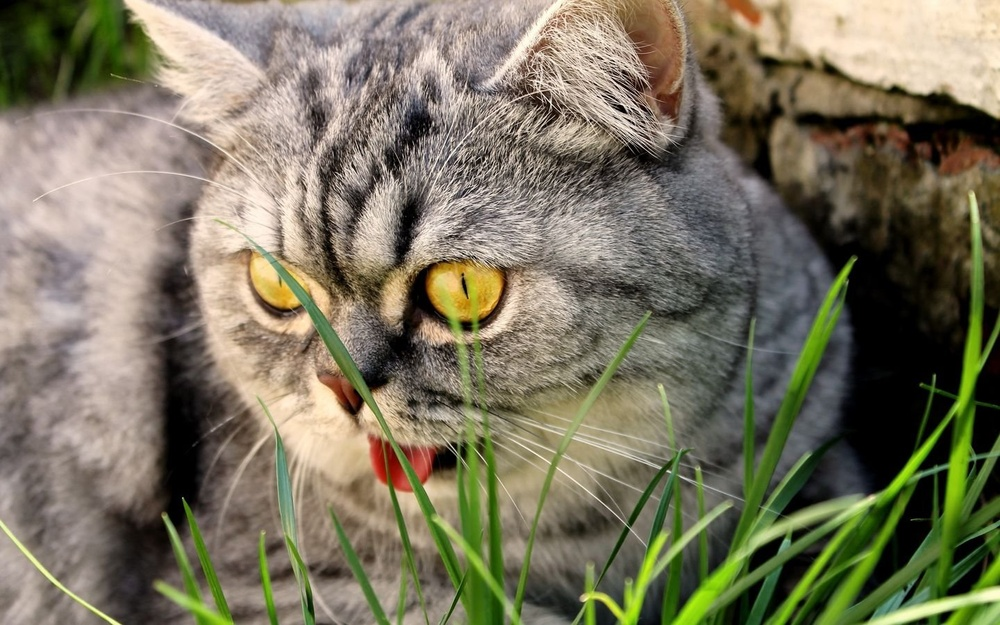
#> input picture Кот.jpg, 1000 x 625 px, shrunk from 1440 x 900 before the run
$ python 7.2.py
#> lines starting #> are read from the running program, lines starting #| are printed output that depends on the picture
from PIL import Image
i = Image.open("Кот.jpg")
#> i is the input picture: PIL image 1000x625 RGB; mean R, G, B 122.3, 116.9, 95.1
i2 = i.reduce(3)
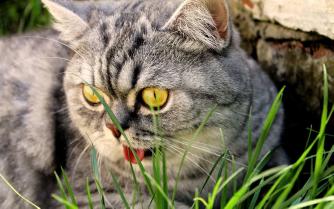
#> i2: PIL image 334x209 RGB; mean R, G, B 122.1, 116.8, 94.9
i2otzerk = i.transpose(Image.FLIP_LEFT_RIGHT)
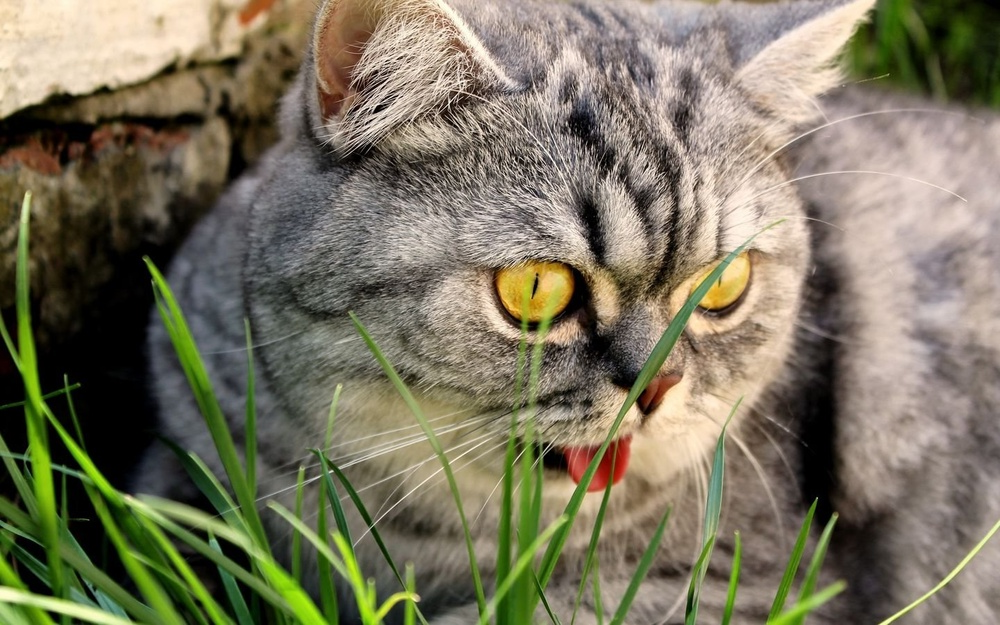
#> i2otzerk: PIL image 1000x625 RGB; mean R, G, B 122.3, 116.9, 95.1
i2vertik = i2otzerk.rotate(90)
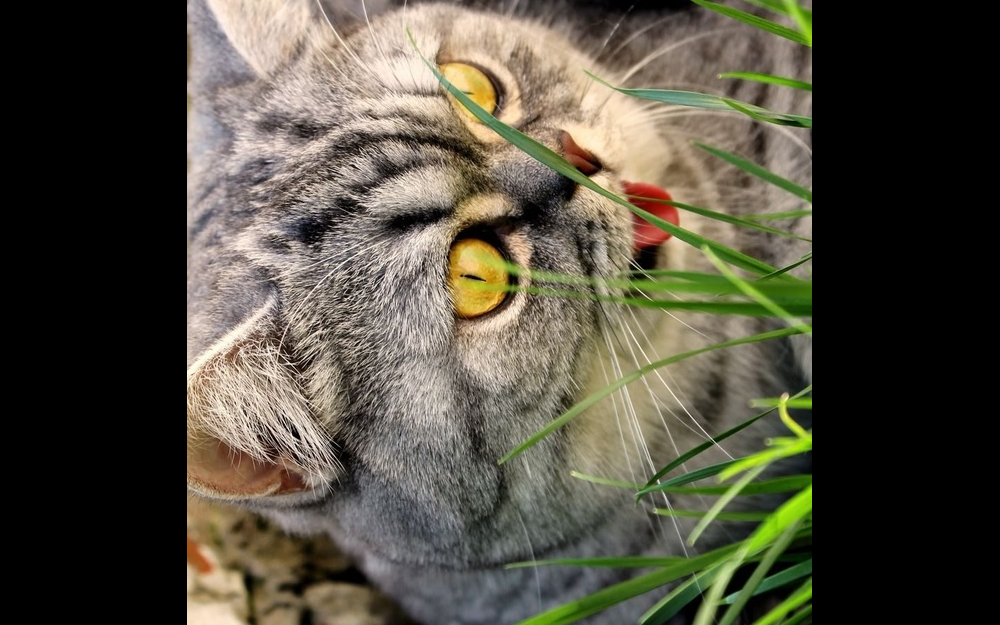
#> i2vertik: PIL image 1000x625 RGB; mean R, G, B 81.8, 77.6, 63.8
# i2.show()
# i2otzerk.show()
# i2vertik.show()
i2.save("Уменьшенный.jpg")
i2otzerk.save("Гориз+отзерк.jpg")
i2vertik.save("Вертик+отзерк.jpg")

$ run again, with 1.jpg copied over Кот.jpg
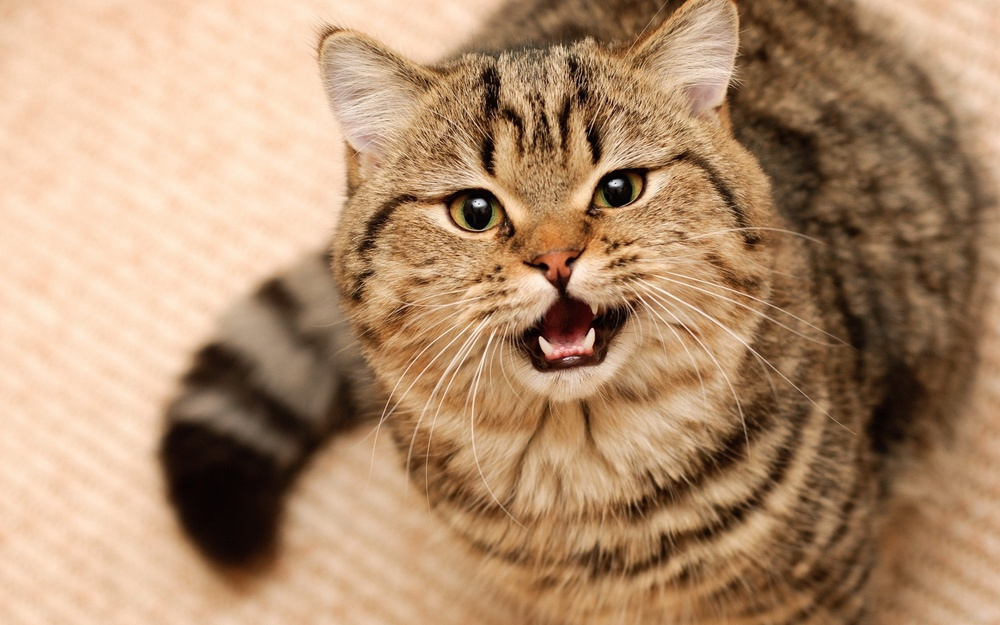
#> input picture 1.jpg, 1000 x 625 px, shrunk from 1920 x 1200 before the run
#> i is the input picture: PIL image 1000x625 RGB; mean R, G, B 176.4, 142, 110.7
#> `i2otzerk = i.transpose(Image.FLIP_LEFT_RIGHT)`:
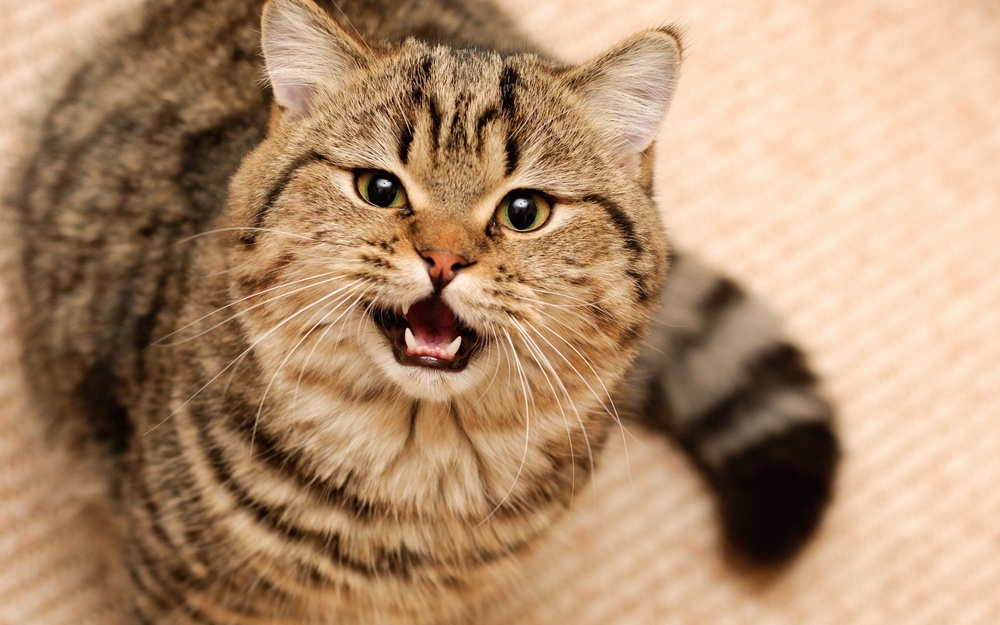
#> i2otzerk: PIL image 1000x625 RGB; mean R, G, B 176.4, 142, 110.7
#> `i2vertik = i2otzerk.rotate(90)`:
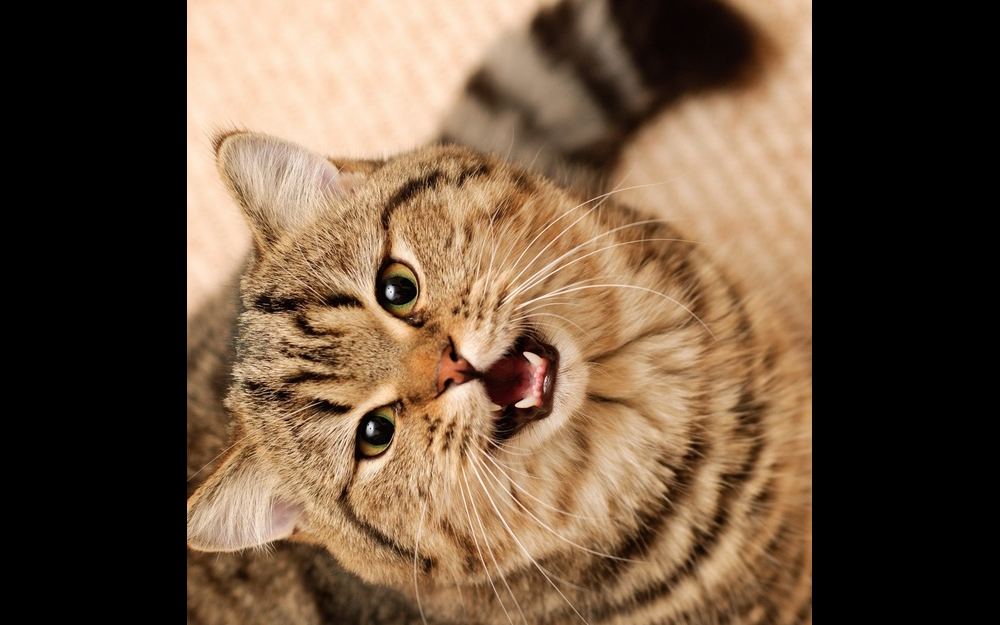
#> i2vertik: PIL image 1000x625 RGB; mean R, G, B 105.9, 83.6, 62.8

$ run again, with 2.jpg copied over Кот.jpg
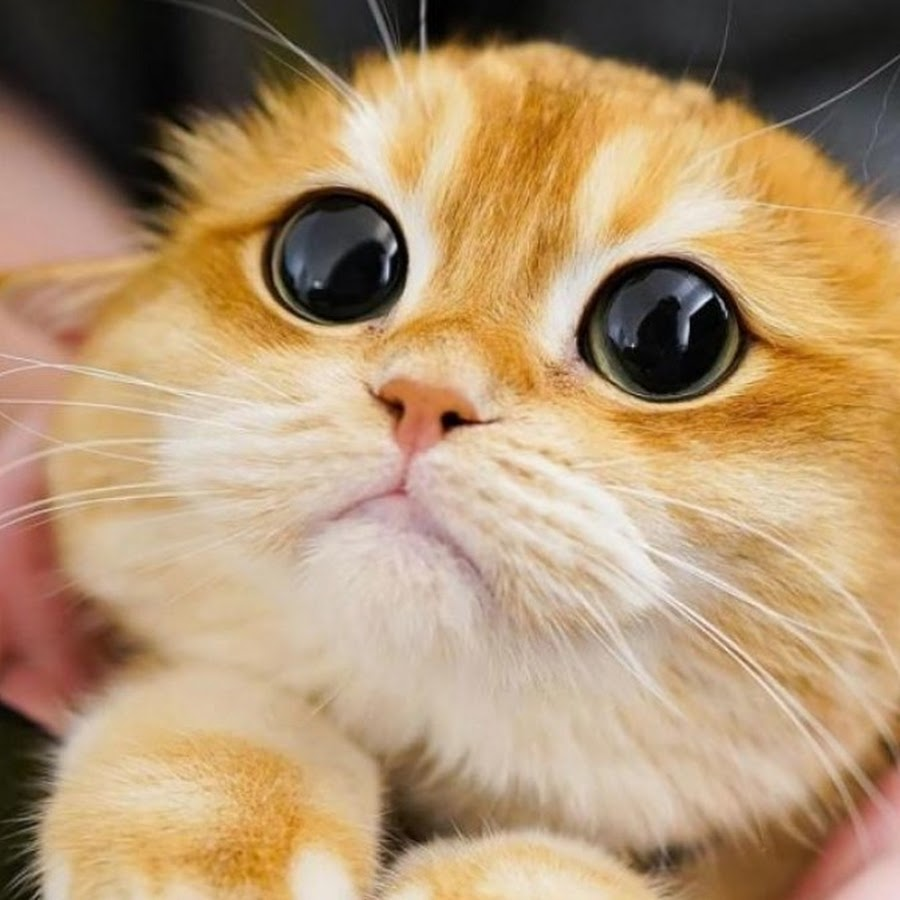
#> input picture 2.jpg, 900 x 900 px
#> i is the input picture: PIL image 900x900 RGB; mean R, G, B 176.8, 147.5, 112.2
#> `i2otzerk = i.transpose(Image.FLIP_LEFT_RIGHT)`:
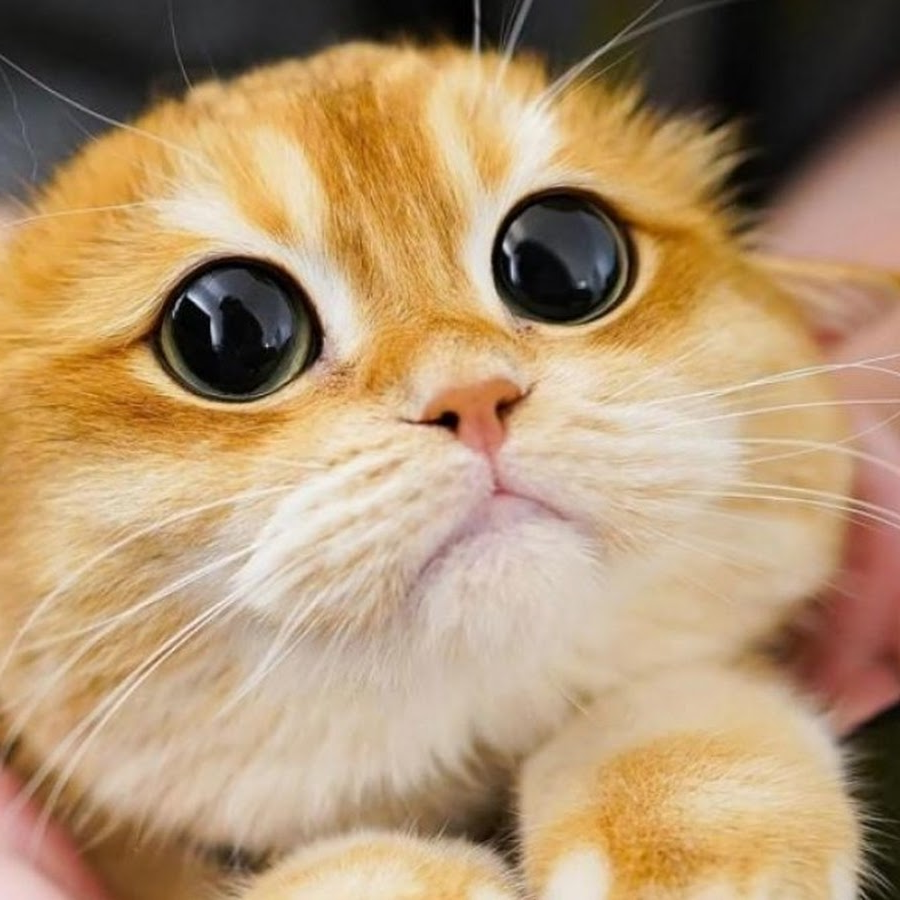
#> i2otzerk: PIL image 900x900 RGB; mean R, G, B 176.8, 147.5, 112.2
#> `i2vertik = i2otzerk.rotate(90)`:
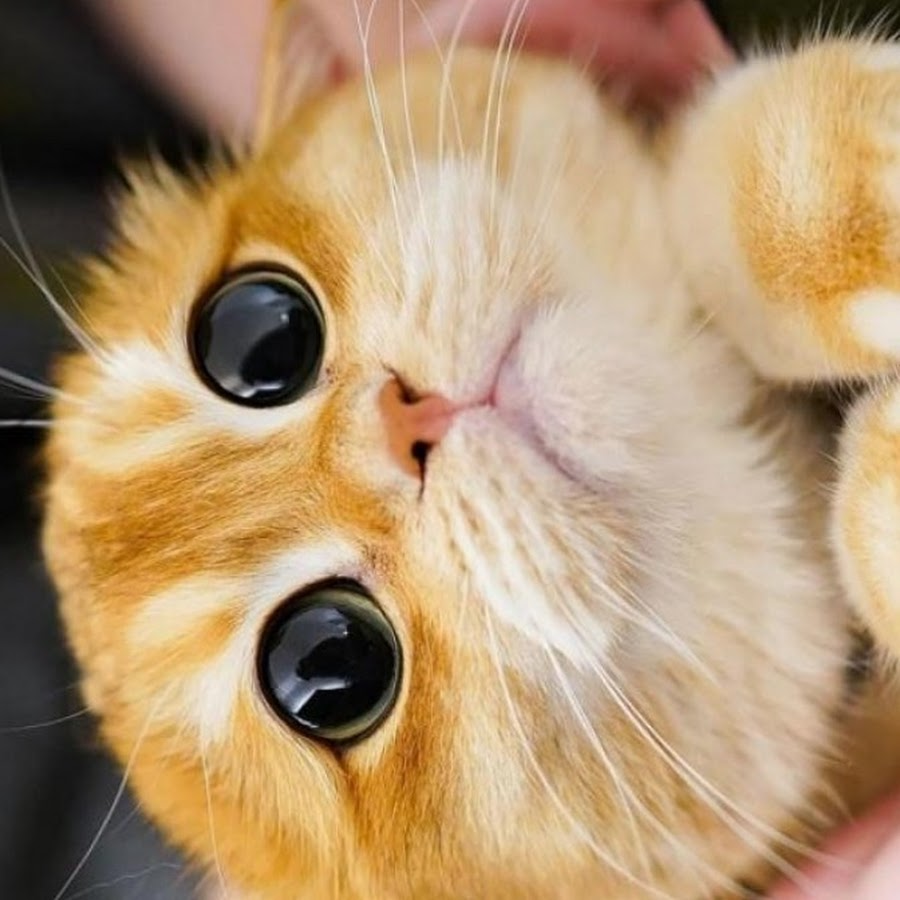
#> i2vertik: PIL image 900x900 RGB; mean R, G, B 176.8, 147.5, 112.2
